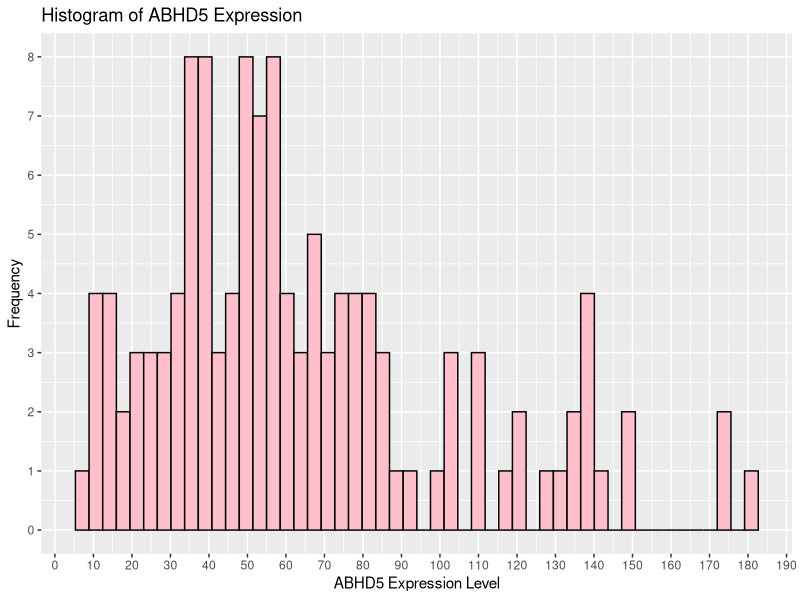
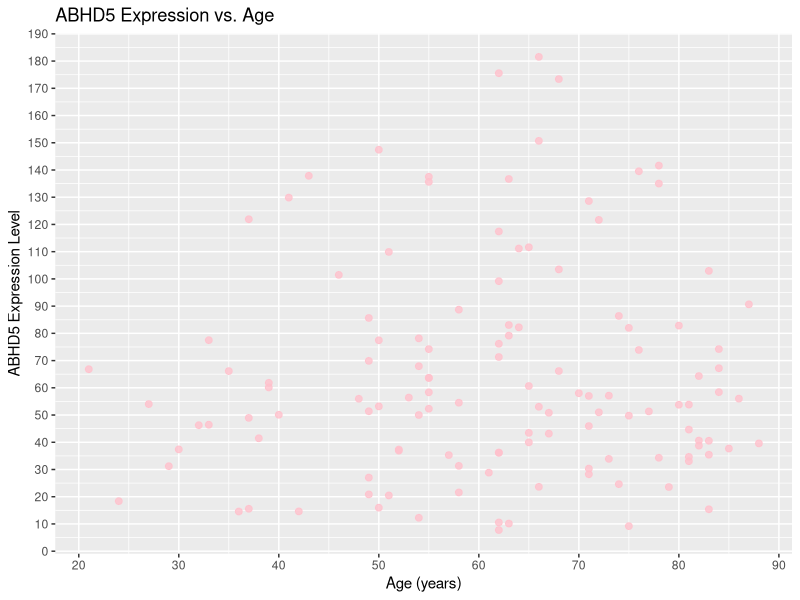
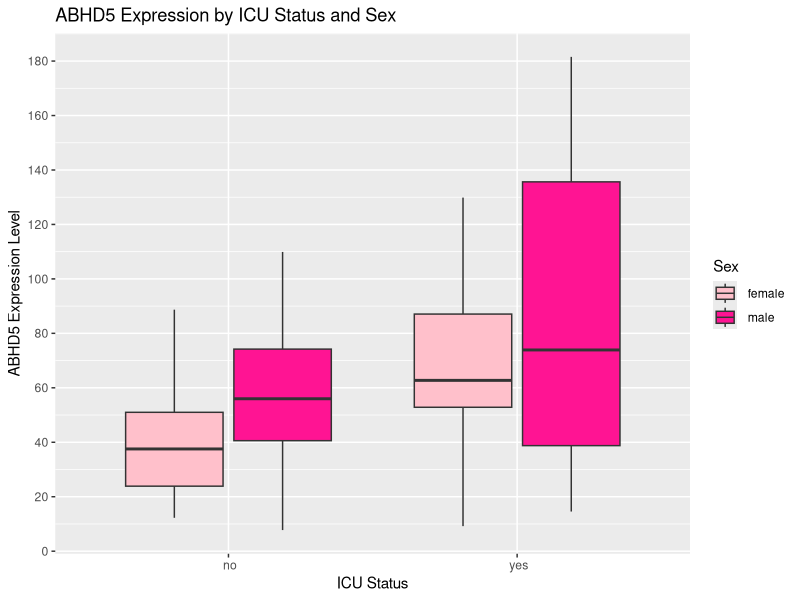

The R source for these figures, in order:
## ---- chunk 1
genes <- read.csv("QBS103_GSE157103_genes.csv", row.names = 1)
# i am choosing gene: ABHD5 (row 97)
#continuous covariate: Age
#categorical covariates: sex & ICU status
metadata <- read.csv("QBS103_GSE157103_series_matrix-1.csv")
#head(genes)
#head(metadata)
## ---- chunk 2
metadata$ABHD5 <- as.numeric(genes["ABHD5", ])
#head(metadata)
## ---- chunk 3
library(ggplot2) #import lib

ggplot(metadata, aes(x = ABHD5)) +
  geom_histogram(bins = 50, fill = "pink", color = "black") + #initialize 
  scale_x_continuous( #set x range
    breaks = seq(0, 190, by = 10),
  )+
  scale_y_continuous( #set y range
    breaks = seq(0, 10, by = 1),
  )+ #labels
  labs(title = "Histogram of ABHD5 Expression", x = "ABHD5 Expression Level",
    y = "Frequency"
  ) 

## ---- chunk 4
#make age numeric
metadata$age <- as.numeric(metadata$age)
#clean data- remove na's
metadata_clean <- metadata[ !(is.na(metadata$age) | is.na(metadata$ABHD5)), ]

ggplot(metadata_clean, aes(x = age, y = ABHD5)) +
  scale_x_continuous( # set x range
    breaks = seq(10, 100, by = 10),
  ) +
  scale_y_continuous( # set y range
    breaks = seq(0, 200, by = 10),   # use full ABHD5 range
  ) +
  geom_point(size = 2, colour = "pink", alpha = 0.8) +     # data points
  labs( # axis labels & title
    title = "ABHD5 Expression vs. Age",
    x = "Age (years)",
    y = "ABHD5 Expression Level"
  ) 
## ---- chunk 5
#clean data
#remove where sex is unknown 
#find categories for sex
#unique(metadata$sex) 
metadata_clean <- metadata_clean[metadata_clean$sex != " unknown", ]
#plot
ggplot(metadata_clean, aes(x = icu_status, y = ABHD5, fill = sex)) +
  geom_boxplot() +
  scale_fill_manual(values = c(" female" = "pink", " male" = "deeppink")) +
  labs(
    title = "ABHD5 Expression by ICU Status and Sex",
    x = "ICU Status",
    y = "ABHD5 Expression Level",
    fill = "Sex"
  ) +
  scale_y_continuous(
    breaks = seq(0, 200, by = 20),
  ) 

